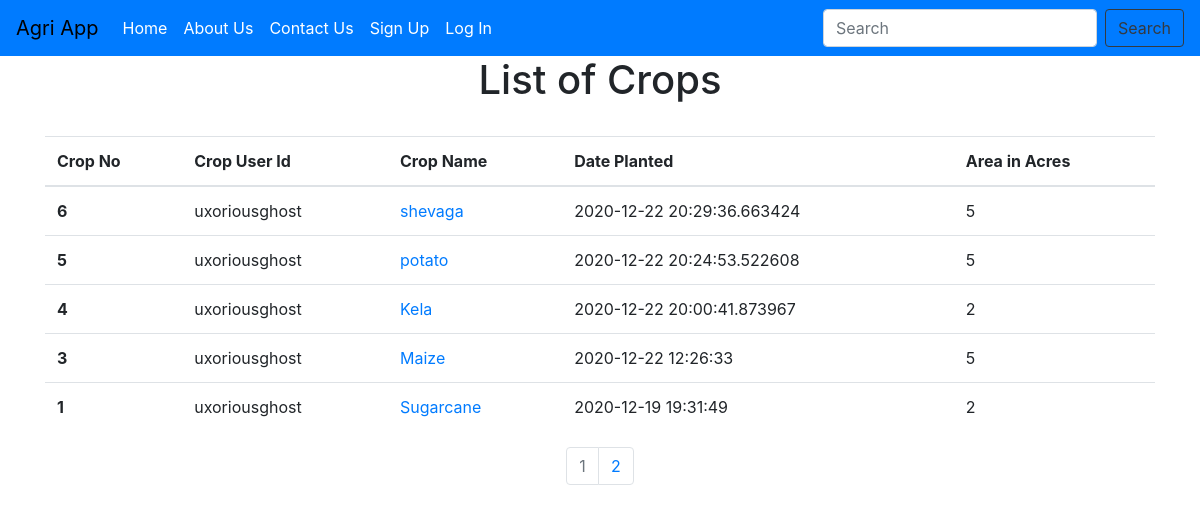
The page / on the database its author committed.
### agriapp/models.py (models this page shows, shortened)
class Crops(db.Model):
    __tablename__ = 'crops'
    users = db.relationship(Users)
    id = db.Column(db.Integer,primary_key = True)
    user_id = db.Column(db.ForeignKey('users.id'),nullable=False)
    crop_name = db.Column(db.String(64),nullable=False)
    date_planted = db.Column(db.DateTime, default=datetime.utcnow)
    area = db.Column(db.Integer, nullable = False)
    fertilizers = db.relationship('Fertilizers', backref = 'maincrop', lazy = True)
    water_soluble_fertilizers = db.relationship('WaterSolubleFertilizers', backref = 'maincrop', lazy = True)

class Users(db.Model,UserMixin):
    __tablename__ = 'users'
    id = db.Column(db.Integer,primary_key = True)
    username = db.Column(db.String(64), unique=True, nullable=False)
    email = db.Column(db.String(64), unique=True, nullable=False)
    password_hash = db.Column(db.String(124))
    date = db.Column(db.DateTime, default=datetime.utcnow)
    crops = db.relationship('Crops',backref = 'mainuser',lazy = True)
    contacts = db.relationship('Contactmsg',backref = 'mainuser',lazy = True)

### agriapp/core/views.py (the view)
@core.route('/')
def index():
    page = request.args.get('page',1,type=int)
    users = Users.query.all()
    crops = Crops.query.order_by(Crops.date_planted.desc()).paginate(page=page,per_page=5)
    return render_template('index.html',crops=crops, users = users)

### agriapp/templates/index.html (shortened to what this page needs)
{% extends "base.html" %}
{% block content %}
<div class="container">
    <h1 style="text-align:center;">List of Crops</h1>
    <div class="table-responsive pt-4">
        <table class="table">
            <thead>
                <tr>
                    <th scope="col">Crop No</th>
                    <th scope="col">Crop User Id</th>
                    <th scope="col">Crop Name</th>
                    <th scope="col">Date Planted</th>
                    <th scope="col">Area in Acres</th>
                </tr>
            </thead>
            <tbody>
                {% for crop in crops.items %}
                    {% for user in users %}
                    {% if crop.user_id == user.id %}
                <tr>
                    <th scope="row">{{crop.id}}</th>
                    <td>{{user.username}}</td>
                    <td><a href="{{url_for('user.view_crop',viewcrop=crop.crop_name)}}">{{crop.crop_name}}</a></td>
                    <td>{{crop.date_planted}}</td>
                    <td>{{crop.area}}</td>
                </tr>
                    {% endif %}
                    {% endfor %}
            {% endfor %}
            </tbody>
        </table>
        <nav aria-label="Page navigation example">
            <ul class="pagination justify-content-center">
              {% for page_num in crops.iter_pages(left_edge=1, right_edge=1, left_current=1, right_current=2) %}
                 {% if crops.page == page_num %}
                 <li class="page-item disabled">
                   <a class="page-link" href="{{ url_for('core.index', page=page_num) }}">{{ page_num }}</a></li>
                 {% else %}
                   <li class="page-item"><a class="page-link" href="{{ url_for('core.index', page=page_num) }}">{{ page_num }}</a></li>
                 {% endif %}
             {% endfor %}
           </nav>
    </div>
</div>
{% endblock %}

### agriapp/templates/base.html (shortened to what this page needs)
<!DOCTYPE html>
<html lang="en">
<head>
    <link rel="stylesheet" href="https://stackpath.bootstrapcdn.com/bootstrap/4.5.2/css/bootstrap.min.css">
    <body>
    <nav class="navbar navbar-expand-lg navbar-dark bg-primary">
        <a class="navbar-brand" href="{{ url_for('core.index') }}" style="color: black;">Agri App</a>
        <div class="collapse navbar-collapse" id="navbarSupportedContent">
          <ul class="navbar-nav mr-auto">
            <li class="nav-item active">
              <a class="nav-link" href="{{ url_for('core.index') }}">Home <span class="sr-only">(current)</span></a>
            </li>
            <li class="nav-item active">
              <a class="nav-link" href="{{url_for('core.about')}}">About Us <span class="sr-only">(current)</span></a>
            </li>
            <li class="nav-item active">
              <a class="nav-link" href="{{url_for('core.contact')}}">Contact Us <span class="sr-only">(current)</span></a>
            </li>
            {% if current_user.is_authenticated %}
            <li class="nav-item active">
              <a class="nav-link" href="{{url_for('user.logout')}}">Log Out <span class="sr-only">(current)</span></a>
            </li>
            <li class="nav-item active">
              <a class="nav-link" href="{{url_for('user.changepass')}}">Change Password <span class="sr-only">(current)</span></a>
            </li>
            <li class="nav-item active">
              <a class="nav-link" href="{{url_for('user.profile')}}">Profile <span class="sr-only">(current)</span></a>
            </li>
            {% else %}
            <li class="nav-item active">
              <a class="nav-link" href="{{url_for('user.register')}}">Sign Up <span class="sr-only">(current)</span></a>
            </li>
            <li class="nav-item active">
              <a class="nav-link" href="{{url_for('user.login')}}">Log In <span class="sr-only">(current)</span></a>
            </li>
            {% endif %}
          </ul>
          <form class="form-inline my-2 my-lg-0" action="{{url_for('user.search')}}" method="POST">
            <input class="form-control mr-sm-2" type="search" placeholder="Search" aria-label="Search">
            <button class="btn btn-outline-dark my-2 my-sm-0" type="submit">Search</button>
          </form>
        </div>
    </nav>
      {% block content %}
      {% endblock %}
</body>
</html>

### rows shown on the page
Crops: id "6", crop_name "shevaga", date_planted "2020-12-22 20:29:36.663424", area "5"
Users: username "uxoriousghost"
Crops: id "5", crop_name "potato", date_planted "2020-12-22 20:24:53.522608", area "5"
Crops: id "4", crop_name "Kela", date_planted "2020-12-22 20:00:41.873967", area "2"
Crops: id "3", crop_name "Maize", date_planted "2020-12-22 12:26:33", area "5"
Crops: id "1", crop_name "Sugarcane", date_planted "2020-12-19 19:31:49", area "2"

### other values the page prints
{{ page_num }} "1"
{{ page_num }} "2"
